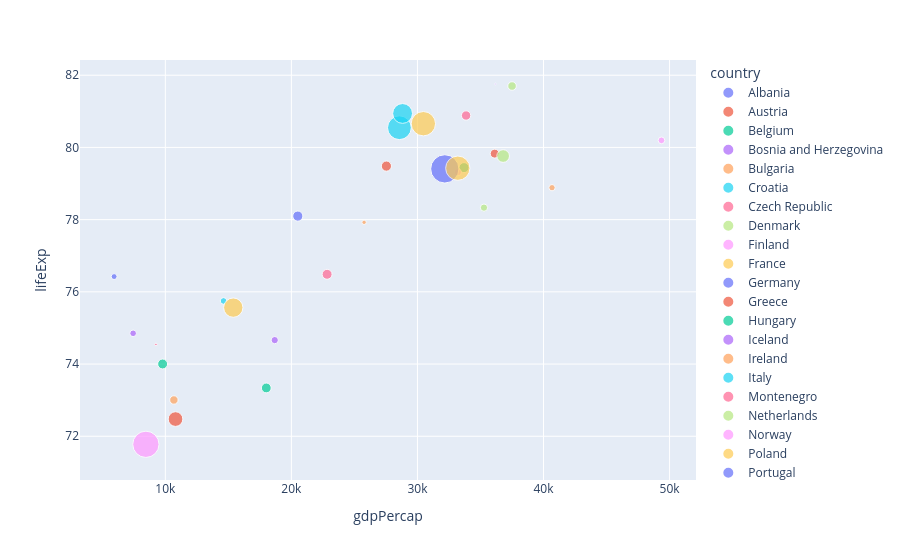

Notebook source saved alongside this figure:
### Code cell
fig = px.scatter(new_df , x = 'gdpPercap' , y = 'lifeExp' , size = 'pop' , color = 'country' , hover_data = 'iso_alpha' , hover_name = 'country')
fig.show()

### Figure 1 — Plotly figure (JSON) as saved in the notebook; plotly's stock layout.template omitted (floating-point values rounded to 4 significant figures)
{"data": [{"customdata": [["ALB"]], "hovertemplate": "<b>%{hovertext}</b><br><br>country=Albania<br>gdpPercap=%{x}<br>lifeExp=%{y}<br>pop=%{marker.size}<br>iso_alpha=%{customdata[0]}<extra></extra>", "hovertext": ["Albania"], "legendgroup": "Albania", "marker": {"color": "#636efa", "size": [3600523], "sizemode": "area", "sizeref": 206000.0, "symbol": "circle"}, "mode": "markers", "name": "Albania", "orientation": "v", "showlegend": true, "type": "scatter", "x": [5937.0], "xaxis": "x", "y": [76.42], "yaxis": "y"}, {"customdata": [["AUT"]], "hovertemplate": "<b>%{hovertext}</b><br><br>country=Austria<br>gdpPercap=%{x}<br>lifeExp=%{y}<br>pop=%{marker.size}<br>iso_alpha=%{customdata[0]}<extra></extra>", "hovertext": ["Austria"], "legendgroup": "Austria", "marker": {"color": "#EF553B", "size": [8199783], "sizemode": "area", "sizeref": 206000.0, "symbol": "circle"}, "mode": "markers", "name": "Austria", "orientation": "v", "showlegend": true, "type": "scatter", "x": [36130.0], "xaxis": "x", "y": [79.83], "yaxis": "y"}, {"customdata": [["BEL"]], "hovertemplate": "<b>%{hovertext}</b><br><br>country=Belgium<br>gdpPercap=%{x}<br>lifeExp=%{y}<br>pop=%{marker.size}<br>iso_alpha=%{customdata[0]}<extra></extra>", "hovertext": ["Belgium"], "legendgroup": "Belgium", "marker": {"color": "#00cc96", "size": [10392226], "sizemode": "area", "sizeref": 206000.0, "symbol": "circle"}, "mode": "markers", "name": "Belgium", "orientation": "v", "showlegend": true, "type": "scatter", "x": [33690.0], "xaxis": "x", "y": [79.44], "yaxis": "y"}, {"customdata": [["BIH"]], "hovertemplate": "<b>%{hovertext}</b><br><br>country=Bosnia and Herzegovina<br>gdpPercap=%{x}<br>lifeExp=%{y}<br>pop=%{marker.size}<br>iso_alpha=%{customdata[0]}<extra></extra>", "hovertext": ["Bosnia and Herzegovina"], "legendgroup": "Bosnia and Herzegovina", "marker": {"color": "#ab63fa", "size": [4552198], "sizemode": "area", "sizeref": 206000.0, "symbol": "circle"}, "mode": "markers", "name": "Bosnia and Herzegovina", "orientation": "v", "showlegend": true, "type": "scatter", "x": [7446.0], "xaxis": "x", "y": [74.85], "yaxis": "y"}, {"customdata": [["BGR"]], "hovertemplate": "<b>%{hovertext}</b><br><br>country=Bulgaria<br>gdpPercap=%{x}<br>lifeExp=%{y}<br>pop=%{marker.size}<br>iso_alpha=%{customdata[0]}<extra></extra>", "hovertext": ["Bulgaria"], "legendgroup": "Bulgaria", "marker": {"color": "#FFA15A", "size": [7322858], "sizemode": "area", "sizeref": 206000.0, "symbol": "circle"}, "mode": "markers", "name": "Bulgaria", "orientation": "v", "showlegend": true, "type": "scatter", "x": [10680.0], "xaxis": "x", "y": [73.0], "yaxis": "y"}, {"customdata": [["HRV"]], "hovertemplate": "<b>%{hovertext}</b><br><br>country=Croatia<br>gdpPercap=%{x}<br>lifeExp=%{y}<br>pop=%{marker.size}<br>iso_alpha=%{customdata[0]}<extra></extra>", "hovertext": ["Croatia"], "legendgroup": "Croatia", "marker": {"color": "#19d3f3", "size": [4493312], "sizemode": "area", "sizeref": 206000.0, "symbol": "circle"}, "mode": "markers", "name": "Croatia", "orientation": "v", "showlegend": true, "type": "scatter", "x": [14620.0], "xaxis": "x", "y": [75.75], "yaxis": "y"}, {"customdata": [["CZE"]], "hovertemplate": "<b>%{hovertext}</b><br><br>country=Czech Republic<br>gdpPercap=%{x}<br>lifeExp=%{y}<br>pop=%{marker.size}<br>iso_alpha=%{customdata[0]}<extra></extra>", "hovertext": ["Czech Republic"], "legendgroup": "Czech Republic", "marker": {"color": "#FF6692", "size": [10228744], "sizemode": "area", "sizeref": 206000.0, "symbol": "circle"}, "mode": "markers", "name": "Czech Republic", "orientation": "v", "showlegend": true, "type": "scatter", "x": [22830.0], "xaxis": "x", "y": [76.49], "yaxis": "y"}, {"customdata": [["DNK"]], "hovertemplate": "<b>%{hovertext}</b><br><br>country=Denmark<br>gdpPercap=%{x}<br>lifeExp=%{y}<br>pop=%{marker.size}<br>iso_alpha=%{customdata[0]}<extra></extra>", "hovertext": ["Denmark"], "legendgroup": "Denmark", "marker": {"color": "#B6E880", "size": [5468120], "sizemode": "area", "sizeref": 206000.0, "symbol": "circle"}, "mode": "markers", "name": "Denmark", "orientation": "v", "showlegend": true, "type": "scatter", "x": [35280.0], "xaxis": "x", "y": [78.33], "yaxis": "y"}, {"customdata": [["FIN"]], "hovertemplate": "<b>%{hovertext}</b><br><br>country=Finland<br>gdpPercap=%{x}<br>lifeExp=%{y}<br>pop=%{marker.size}<br>iso_alpha=%{customdata[0]}<extra></extra>", "hovertext": ["Finland"], "legendgroup": "Finland", "marker": {"color": "#FF97FF", "size": [5238460], "sizemode": "area", "sizeref": 206000.0, "symbol": "circle"}, "mode": "markers", "name": "Finland", "orientation": "v", "showlegend": true, "type": "scatter", "x": [33210.0], "xaxis": "x", "y": [79.31], "yaxis": "y"}, {"customdata": [["FRA"]], "hovertemplate": "<b>%{hovertext}</b><br><br>country=France<br>gdpPercap=%{x}<br>lifeExp=%{y}<br>pop=%{marker.size}<br>iso_alpha=%{customdata[0]}<extra></extra>", "hovertext": ["France"], "legendgroup": "France", "marker": {"color": "#FECB52", "size": [61083916], "sizemode": "area", "sizeref": 206000.0, "symbol": "circle"}, "mode": "markers", "name": "France", "orientation": "v", "showlegend": true, "type": "scatter", "x": [30470.0], "xaxis": "x", "y": [80.66], "yaxis": "y"}, {"customdata": [["DEU"]], "hovertemplate": "<b>%{hovertext}</b><br><br>country=Germany<br>gdpPercap=%{x}<br>lifeExp=%{y}<br>pop=%{marker.size}<br>iso_alpha=%{customdata[0]}<extra></extra>", "hovertext": ["Germany"], "legendgroup": "Germany", "marker": {"color": "#636efa", "size": [82400996], "sizemode": "area", "sizeref": 206000.0, "symbol": "circle"}, "mode": "markers", "name": "Germany", "orientation": "v", "showlegend": true, "type": "scatter", "x": [32170.0], "xaxis": "x", "y": [79.41], "yaxis": "y"}, {"customdata": [["GRC"]], "hovertemplate": "<b>%{hovertext}</b><br><br>country=Greece<br>gdpPercap=%{x}<br>lifeExp=%{y}<br>pop=%{marker.size}<br>iso_alpha=%{customdata[0]}<extra></extra>", "hovertext": ["Greece"], "legendgroup": "Greece", "marker": {"color": "#EF553B", "size": [10706290], "sizemode": "area", "sizeref": 206000.0, "symbol": "circle"}, "mode": "markers", "name": "Greece", "orientation": "v", "showlegend": true, "type": "scatter", "x": [27540.0], "xaxis": "x", "y": [79.48], "yaxis": "y"}, {"customdata": [["HUN"]], "hovertemplate": "<b>%{hovertext}</b><br><br>country=Hungary<br>gdpPercap=%{x}<br>lifeExp=%{y}<br>pop=%{marker.size}<br>iso_alpha=%{customdata[0]}<extra></extra>", "hovertext": ["Hungary"], "legendgroup": "Hungary", "marker": {"color": "#00cc96", "size": [9956108], "sizemode": "area", "sizeref": 206000.0, "symbol": "circle"}, "mode": "markers", "name": "Hungary", "orientation": "v", "showlegend": true, "type": "scatter", "x": [18010.0], "xaxis": "x", "y": [73.34], "yaxis": "y"}, {"customdata": [["ISL"]], "hovertemplate": "<b>%{hovertext}</b><br><br>country=Iceland<br>gdpPercap=%{x}<br>lifeExp=%{y}<br>pop=%{marker.size}<br>iso_alpha=%{customdata[0]}<extra></extra>", "hovertext": ["Iceland"], "legendgroup": "Iceland", "marker": {"color": "#ab63fa", "size": [301931], "sizemode": "area", "sizeref": 206000.0, "symbol": "circle"}, "mode": "markers", "name": "Iceland", "orientation": "v", "showlegend": true, "type": "scatter", "x": [36180.0], "xaxis": "x", "y": [81.76], "yaxis": "y"}, {"customdata": [["IRL"]], "hovertemplate": "<b>%{hovertext}</b><br><br>country=Ireland<br>gdpPercap=%{x}<br>lifeExp=%{y}<br>pop=%{marker.size}<br>iso_alpha=%{customdata[0]}<extra></extra>", "hovertext": ["Ireland"], "legendgroup": "Ireland", "marker": {"color": "#FFA15A", "size": [4109086], "sizemode": "area", "sizeref": 206000.0, "symbol": "circle"}, "mode": "markers", "name": "Ireland", "orientation": "v", "showlegend": true, "type": "scatter", "x": [40680.0], "xaxis": "x", "y": [78.89], "yaxis": "y"}, {"customdata": [["ITA"]], "hovertemplate": "<b>%{hovertext}</b><br><br>country=Italy<br>gdpPercap=%{x}<br>lifeExp=%{y}<br>pop=%{marker.size}<br>iso_alpha=%{customdata[0]}<extra></extra>", "hovertext": ["Italy"], "legendgroup": "Italy", "marker": {"color": "#19d3f3", "size": [58147733], "sizemode": "area", "sizeref": 206000.0, "symbol": "circle"}, "mode": "markers", "name": "Italy", "orientation": "v", "showlegend": true, "type": "scatter", "x": [28570.0], "xaxis": "x", "y": [80.55], "yaxis": "y"}, {"customdata": [["MNE"]], "hovertemplate": "<b>%{hovertext}</b><br><br>country=Montenegro<br>gdpPercap=%{x}<br>lifeExp=%{y}<br>pop=%{marker.size}<br>iso_alpha=%{customdata[0]}<extra></extra>", "hovertext": ["Montenegro"], "legendgroup": "Montenegro", "marker": {"color": "#FF6692", "size": [684736], "sizemode": "area", "sizeref": 206000.0, "symbol": "circle"}, "mode": "markers", "name": "Montenegro", "orientation": "v", "showlegend": true, "type": "scatter", "x": [9254.0], "xaxis": "x", "y": [74.54], "yaxis": "y"}, {"customdata": [["NLD"]], "hovertemplate": "<b>%{hovertext}</b><br><br>country=Netherlands<br>gdpPercap=%{x}<br>lifeExp=%{y}<br>pop=%{marker.size}<br>iso_alpha=%{customdata[0]}<extra></extra>", "hovertext": ["Netherlands"], "legendgroup": "Netherlands", "marker": {"color": "#B6E880", "size": [16570613], "sizemode": "area", "sizeref": 206000.0, "symbol": "circle"}, "mode": "markers", "name": "Netherlands", "orientation": "v", "showlegend": true, "type": "scatter", "x": [36800.0], "xaxis": "x", "y": [79.76], "yaxis": "y"}, {"customdata": [["NOR"]], "hovertemplate": "<b>%{hovertext}</b><br><br>country=Norway<br>gdpPercap=%{x}<br>lifeExp=%{y}<br>pop=%{marker.size}<br>iso_alpha=%{customdata[0]}<extra></extra>", "hovertext": ["Norway"], "legendgroup": "Norway", "marker": {"color": "#FF97FF", "size": [4627926], "sizemode": "area", "sizeref": 206000.0, "symbol": "circle"}, "mode": "markers", "name": "Norway", "orientation": "v", "showlegend": true, "type": "scatter", "x": [49360.0], "xaxis": "x", "y": [80.2], "yaxis": "y"}, {"customdata": [["POL"]], "hovertemplate": "<b>%{hovertext}</b><br><br>country=Poland<br>gdpPercap=%{x}<br>lifeExp=%{y}<br>pop=%{marker.size}<br>iso_alpha=%{customdata[0]}<extra></extra>", "hovertext": ["Poland"], "legendgroup": "Poland", "marker": {"color": "#FECB52", "size": [38518241], "sizemode": "area", "sizeref": 206000.0, "symbol": "circle"}, "mode": "markers", "name": "Poland", "orientation": "v", "showlegend": true, "type": "scatter", "x": [15390.0], "xaxis": "x", "y": [75.56], "yaxis": "y"}, {"customdata": [["PRT"]], "hovertemplate": "<b>%{hovertext}</b><br><br>country=Portugal<br>gdpPercap=%{x}<br>lifeExp=%{y}<br>pop=%{marker.size}<br>iso_alpha=%{customdata[0]}<extra></extra>", "hovertext": ["Portugal"], "legendgroup": "Portugal", "marker": {"color": "#636efa", "size": [10642836], "sizemode": "area", "sizeref": 206000.0, "symbol": "circle"}, "mode": "markers", "name": "Portugal", "orientation": "v", "showlegend": true, "type": "scatter", "x": [20510.0], "xaxis": "x", "y": [78.1], "yaxis": "y"}, {"customdata": [["ROU"]], "hovertemplate": "<b>%{hovertext}</b><br><br>country=Romania<br>gdpPercap=%{x}<br>lifeExp=%{y}<br>pop=%{marker.size}<br>iso_alpha=%{customdata[0]}<extra></extra>", "hovertext": ["Romania"], "legendgroup": "Romania", "marker": {"color": "#EF553B", "size": [22276056], "sizemode": "area", "sizeref": 206000.0, "symbol": "circle"}, "mode": "markers", "name": "Romania", "orientation": "v", "showlegend": true, "type": "scatter", "x": [10810.0], "xaxis": "x", "y": [72.48], "yaxis": "y"}, {"customdata": [["SRB"]], "hovertemplate": "<b>%{hovertext}</b><br><br>country=Serbia<br>gdpPercap=%{x}<br>lifeExp=%{y}<br>pop=%{marker.size}<br>iso_alpha=%{customdata[0]}<extra></extra>", "hovertext": ["Serbia"], "legendgroup": "Serbia", "marker": {"color": "#00cc96", "size": [10150265], "sizemode": "area", "sizeref": 206000.0, "symbol": "circle"}, "mode": "markers", "name": "Serbia", "orientation": "v", "showlegend": true, "type": "scatter", "x": [9787.0], "xaxis": "x", "y": [74.0], "yaxis": "y"}, {"customdata": [["SVK"]], "hovertemplate": "<b>%{hovertext}</b><br><br>country=Slovak Republic<br>gdpPercap=%{x}<br>lifeExp=%{y}<br>pop=%{marker.size}<br>iso_alpha=%{customdata[0]}<extra></extra>", "hovertext": ["Slovak Republic"], "legendgroup": "Slovak Republic", "marker": {"color": "#ab63fa", "size": [5447502], "sizemode": "area", "sizeref": 206000.0, "symbol": "circle"}, "mode": "markers", "name": "Slovak Republic", "orientation": "v", "showlegend": true, "type": "scatter", "x": [18680.0], "xaxis": "x", "y": [74.66], "yaxis": "y"}, {"customdata": [["SVN"]], "hovertemplate": "<b>%{hovertext}</b><br><br>country=Slovenia<br>gdpPercap=%{x}<br>lifeExp=%{y}<br>pop=%{marker.size}<br>iso_alpha=%{customdata[0]}<extra></extra>", "hovertext": ["Slovenia"], "legendgroup": "Slovenia", "marker": {"color": "#FFA15A", "size": [2009245], "sizemode": "area", "sizeref": 206000.0, "symbol": "circle"}, "mode": "markers", "name": "Slovenia", "orientation": "v", "showlegend": true, "type": "scatter", "x": [25770.0], "xaxis": "x", "y": [77.93], "yaxis": "y"}, {"customdata": [["ESP"]], "hovertemplate": "<b>%{hovertext}</b><br><br>country=Spain<br>gdpPercap=%{x}<br>lifeExp=%{y}<br>pop=%{marker.size}<br>iso_alpha=%{customdata[0]}<extra></extra>", "hovertext": ["Spain"], "legendgroup": "Spain", "marker": {"color": "#19d3f3", "size": [40448191], "sizemode": "area", "sizeref": 206000.0, "symbol": "circle"}, "mode": "markers", "name": "Spain", "orientation": "v", "showlegend": true, "type": "scatter", "x": [28820.0], "xaxis": "x", "y": [80.94], "yaxis": "y"}, {"customdata": [["SWE"]], "hovertemplate": "<b>%{hovertext}</b><br><br>country=Sweden<br>gdpPercap=%{x}<br>lifeExp=%{y}<br>pop=%{marker.size}<br>iso_alpha=%{customdata[0]}<extra></extra>", "hovertext": ["Sweden"], "legendgroup": "Sweden", "marker": {"color": "#FF6692", "size": [9031088], "sizemode": "area", "sizeref": 206000.0, "symbol": "circle"}, "mode": "markers", "name": "Sweden", "orientation": "v", "showlegend": true, "type": "scatter", "x": [33860.0], "xaxis": "x", "y": [80.88], "yaxis": "y"}, {"customdata": [["CHE"]], "hovertemplate": "<b>%{hovertext}</b><br><br>country=Switzerland<br>gdpPercap=%{x}<br>lifeExp=%{y}<br>pop=%{marker.size}<br>iso_alpha=%{customdata[0]}<extra></extra>", "hovertext": ["Switzerland"], "legendgroup": "Switzerland", "marker": {"color": "#B6E880", "size": [7554661], "sizemode": "area", "sizeref": 206000.0, "symbol": "circle"}, "mode": "markers", "name": "Switzerland", "orientation": "v", "showlegend": true, "type": "scatter", "x": [37510.0], "xaxis": "x", "y": [81.7], "yaxis": "y"}, {"customdata": [["TUR"]], "hovertemplate": "<b>%{hovertext}</b><br><br>country=Turkey<br>gdpPercap=%{x}<br>lifeExp=%{y}<br>pop=%{marker.size}<br>iso_alpha=%{customdata[0]}<extra></extra>", "hovertext": ["Turkey"], "legendgroup": "Turkey", "marker": {"color": "#FF97FF", "size": [71158647], "sizemode": "area", "sizeref": 206000.0, "symbol": "circle"}, "mode": "markers", "name": "Turkey", "orientation": "v", "showlegend": true, "type": "scatter", "x": [8458.0], "xaxis": "x", "y": [71.78], "yaxis": "y"}, {"customdata": [["GBR"]], "hovertemplate": "<b>%{hovertext}</b><br><br>country=United Kingdom<br>gdpPercap=%{x}<br>lifeExp=%{y}<br>pop=%{marker.size}<br>iso_alpha=%{customdata[0]}<extra></extra>", "hovertext": ["United Kingdom"], "legendgroup": "United Kingdom", "marker": {"color": "#FECB52", "size": [60776238], "sizemode": "area", "sizeref": 206000.0, "symbol": "circle"}, "mode": "markers", "name": "United Kingdom", "orientation": "v", "showlegend": true, "type": "scatter", "x": [33200.0], "xaxis": "x", "y": [79.42], "yaxis": "y"}], "layout": {"legend": {"itemsizing": "constant", "title": {"text": "country"}, "tracegroupgap": 0}, "margin": {"t": 60}, "xaxis": {"anchor": "y", "domain": [0, 1], "title": {"text": "gdpPercap"}}, "yaxis": {"anchor": "x", "domain": [0, 1], "title": {"text": "lifeExp"}}}}
